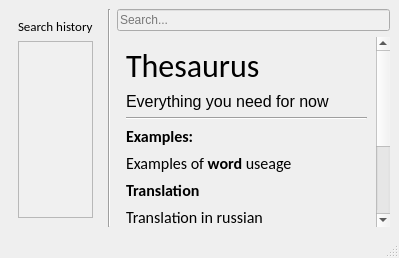
<?xml version="1.0" encoding="UTF-8"?>
<ui version="4.0">
 <class>MainWindow</class>
 <widget class="QMainWindow" name="MainWindow">
  <property name="enabled">
   <bool>true</bool>
  </property>
  <property name="geometry">
   <rect>
    <x>0</x>
    <y>0</y>
    <width>399</width>
    <height>258</height>
   </rect>
  </property>
  <property name="palette">
   <palette>
    <active>
     <colorrole role="Base">
      <brush brushstyle="SolidPattern">
       <color alpha="255">
        <red>240</red>
        <green>240</green>
        <blue>240</blue>
       </color>
      </brush>
     </colorrole>
    </active>
    <inactive>
     <colorrole role="Base">
      <brush brushstyle="SolidPattern">
       <color alpha="255">
        <red>240</red>
        <green>240</green>
        <blue>240</blue>
       </color>
      </brush>
     </colorrole>
    </inactive>
    <disabled>
     <colorrole role="Base">
      <brush brushstyle="SolidPattern">
       <color alpha="255">
        <red>240</red>
        <green>240</green>
        <blue>240</blue>
       </color>
      </brush>
     </colorrole>
    </disabled>
   </palette>
  </property>
  <property name="windowTitle">
   <string>MainWindow</string>
  </property>
  <widget class="QWidget" name="centralwidget">
   <property name="sizePolicy">
    <sizepolicy hsizetype="Expanding" vsizetype="Expanding">
     <horstretch>0</horstretch>
     <verstretch>0</verstretch>
    </sizepolicy>
   </property>
   <layout class="QHBoxLayout" name="horizontalLayout" stretch="1,0,4">
    <item>
     <widget class="QWidget" name="verticalWidget" native="true">
      <layout class="QVBoxLayout" name="verticalLayout_History">
       <item>
        <widget class="QLabel" name="labelHistory">
         <property name="font">
          <font>
           <family>Calibri</family>
           <pointsize>10</pointsize>
          </font>
         </property>
         <property name="text">
          <string>Search history</string>
         </property>
         <property name="alignment">
          <set>Qt::AlignLeading|Qt::AlignLeft|Qt::AlignVCenter</set>
         </property>
        </widget>
       </item>
       <item>
        <widget class="QListWidget" name="listWidget">
         <property name="sizePolicy">
          <sizepolicy hsizetype="Expanding" vsizetype="Expanding">
           <horstretch>0</horstretch>
           <verstretch>0</verstretch>
          </sizepolicy>
         </property>
        </widget>
       </item>
      </layout>
     </widget>
    </item>
    <item>
     <widget class="Line" name="line">
      <property name="orientation">
       <enum>Qt::Vertical</enum>
      </property>
     </widget>
    </item>
    <item>
     <layout class="QVBoxLayout" name="verticalLayout">
      <property name="sizeConstraint">
       <enum>QLayout::SetMaximumSize</enum>
      </property>
      <item>
       <layout class="QHBoxLayout" name="horizontalLayout_2">
        <item>
         <widget class="QLineEdit" name="lineEdit">
          <property name="inputMask">
           <string notr="true"/>
          </property>
          <property name="placeholderText">
           <string>Search...</string>
          </property>
         </widget>
        </item>
       </layout>
      </item>
      <item>
       <widget class="QScrollArea" name="scrollArea">
        <property name="autoFillBackground">
         <bool>false</bool>
        </property>
        <property name="frameShape">
         <enum>QFrame::NoFrame</enum>
        </property>
        <property name="widgetResizable">
         <bool>true</bool>
        </property>
        <property name="alignment">
         <set>Qt::AlignCenter</set>
        </property>
        <widget class="QWidget" name="scrollAreaWidgetContents">
         <property name="geometry">
          <rect>
           <x>0</x>
           <y>0</y>
           <width>257</width>
           <height>319</height>
          </rect>
         </property>
         <layout class="QVBoxLayout" name="verticalLayout_2">
          <item>
           <widget class="QLabel" name="word">
            <property name="font">
             <font>
              <family>Calibri</family>
              <pointsize>24</pointsize>
             </font>
            </property>
            <property name="autoFillBackground">
             <bool>false</bool>
            </property>
            <property name="text">
             <string>Thesaurus</string>
            </property>
            <property name="alignment">
             <set>Qt::AlignLeading|Qt::AlignLeft|Qt::AlignVCenter</set>
            </property>
           </widget>
          </item>
          <item>
           <widget class="QLabel" name="desc">
            <property name="font">
             <font>
              <pointsize>12</pointsize>
             </font>
            </property>
            <property name="text">
             <string>Everything you need for now</string>
            </property>
            <property name="alignment">
             <set>Qt::AlignLeading|Qt::AlignLeft|Qt::AlignTop</set>
            </property>
           </widget>
          </item>
          <item>
           <widget class="Line" name="line_2">
            <property name="orientation">
             <enum>Qt::Horizontal</enum>
            </property>
           </widget>
          </item>
          <item>
           <widget class="QLabel" name="examplesTitle">
            <property name="font">
             <font>
              <family>Calibri</family>
              <pointsize>12</pointsize>
              <weight>75</weight>
              <bold>true</bold>
             </font>
            </property>
            <property name="text">
             <string>Examples:</string>
            </property>
            <property name="alignment">
             <set>Qt::AlignBottom|Qt::AlignLeading|Qt::AlignLeft</set>
            </property>
           </widget>
          </item>
          <item>
           <widget class="QLabel" name="examples">
            <property name="font">
             <font>
              <family>Calibri</family>
              <pointsize>12</pointsize>
             </font>
            </property>
            <property name="text">
             <string>&lt;html&gt;&lt;head/&gt;&lt;body&gt;&lt;p&gt;Examples of &lt;span style=&quot; font-weight:600;&quot;&gt;word &lt;/span&gt;useage&lt;/p&gt;&lt;/body&gt;&lt;/html&gt;</string>
            </property>
            <property name="alignment">
             <set>Qt::AlignLeading|Qt::AlignLeft|Qt::AlignTop</set>
            </property>
           </widget>
          </item>
          <item>
           <widget class="QLabel" name="translationTitle">
            <property name="font">
             <font>
              <family>Calibri</family>
              <pointsize>12</pointsize>
              <weight>75</weight>
              <bold>true</bold>
             </font>
            </property>
            <property name="text">
             <string>Translation</string>
            </property>
            <property name="alignment">
             <set>Qt::AlignBottom|Qt::AlignLeading|Qt::AlignLeft</set>
            </property>
           </widget>
          </item>
          <item>
           <widget class="QLabel" name="translation">
            <property name="font">
             <font>
              <family>Calibri</family>
              <pointsize>12</pointsize>
             </font>
            </property>
            <property name="text">
             <string>Translation in russian</string>
            </property>
            <property name="alignment">
             <set>Qt::AlignLeading|Qt::AlignLeft|Qt::AlignTop</set>
            </property>
           </widget>
          </item>
          <item>
           <widget class="QWidget" name="horizontalWidget_synant" native="true">
            <layout class="QHBoxLayout" name="horizontalLayout_3">
             <item>
              <layout class="QVBoxLayout" name="verticalLayout_3">
               <item>
                <widget class="QLabel" name="label">
                 <property name="font">
                  <font>
                   <family>Calibri</family>
                   <pointsize>12</pointsize>
                  </font>
                 </property>
                 <property name="text">
                  <string>Synonyms</string>
                 </property>
                 <property name="alignment">
                  <set>Qt::AlignCenter</set>
                 </property>
                </widget>
               </item>
               <item>
                <widget class="QListWidget" name="listWidget_Syn"/>
               </item>
              </layout>
             </item>
             <item>
              <layout class="QVBoxLayout" name="verticalLayout_4">
               <item>
                <widget class="QLabel" name="label_2">
                 <property name="font">
                  <font>
                   <family>Calibri</family>
                   <pointsize>12</pointsize>
                  </font>
                 </property>
                 <property name="text">
                  <string>Antonyms</string>
                 </property>
                 <property name="alignment">
                  <set>Qt::AlignCenter</set>
                 </property>
                </widget>
               </item>
               <item>
                <widget class="QListWidget" name="listWidget_Ant"/>
               </item>
              </layout>
             </item>
            </layout>
           </widget>
          </item>
         </layout>
        </widget>
       </widget>
      </item>
     </layout>
    </item>
   </layout>
  </widget>
  <widget class="QMenuBar" name="menubar">
   <property name="geometry">
    <rect>
     <x>0</x>
     <y>0</y>
     <width>399</width>
     <height>21</height>
    </rect>
   </property>
  </widget>
  <widget class="QStatusBar" name="statusbar"/>
 </widget>
 <resources/>
 <connections/>
</ui>
